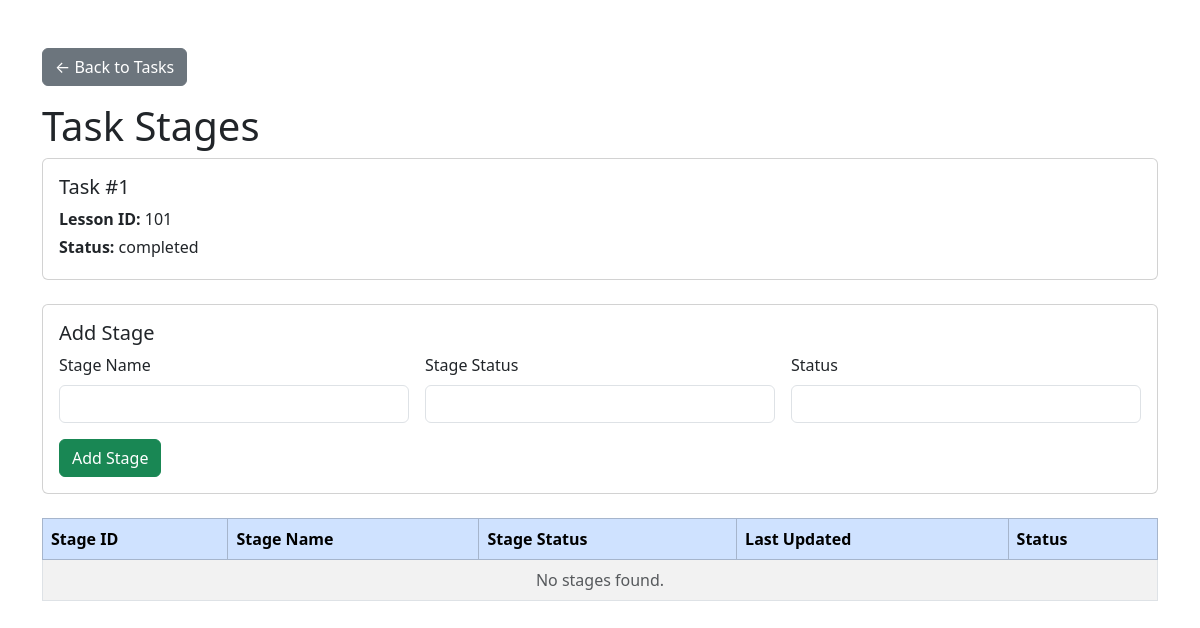
Before: /tasks/1/stages (signed in) with the older database file.
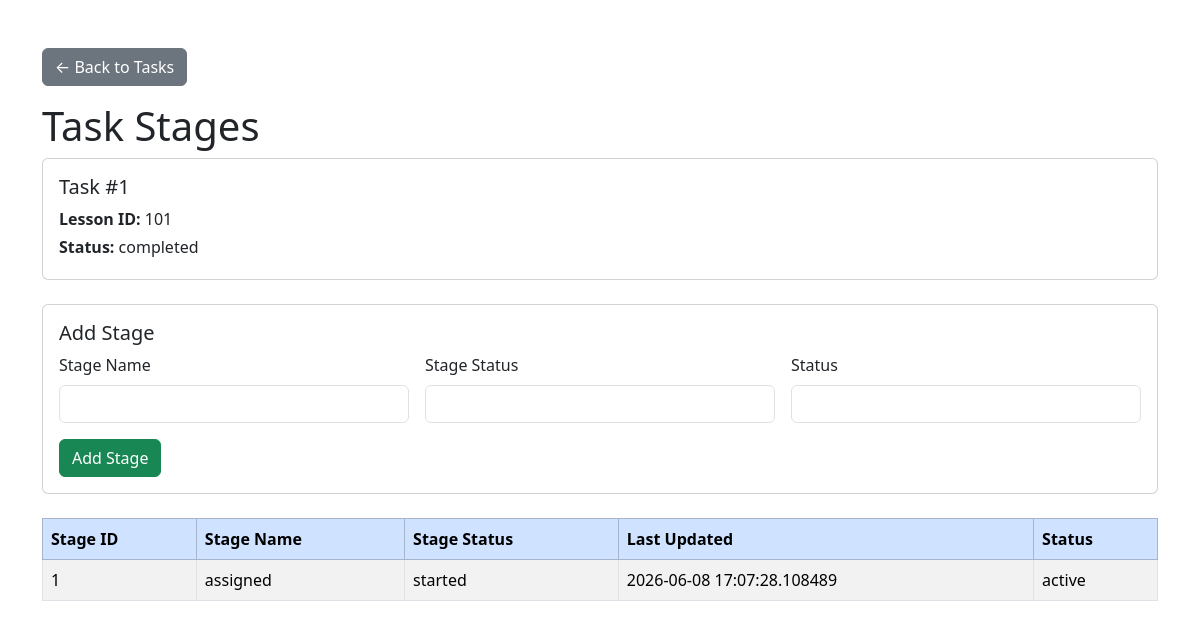
After: the same page with the newer database file.
### app/models/task.py (models this page shows)
class TaskItem(Base):
    __tablename__ = "task_items"
    id: Mapped[int] = mapped_column(primary_key=True, index=True)
    lesson_id: Mapped[int] = mapped_column(Integer, nullable=False)
    assigned_to: Mapped[Optional[int]] = mapped_column(
        ForeignKey("users.id"),
        nullable=True,
    )
    start_date: Mapped[date] = mapped_column(Date, nullable=False)
    due_date: Mapped[date] = mapped_column(Date, nullable=False)
    status: Mapped[str] = mapped_column(String(50), nullable=False)
    assignee: Mapped[Optional["User"]] = relationship(
        back_populates="task_items",
    )
    stages: Mapped[List["TaskStage"]] = relationship(
        back_populates="task_item",
        cascade="all, delete-orphan",
    )
    reminder_logs: Mapped[List["ReminderLog"]] = relationship(
        back_populates="task_item",
        cascade="all, delete-orphan",
    )

### app/models/stage.py (models this page shows)
class TaskStage(Base):
    __tablename__ = "task_stages"
    id: Mapped[int] = mapped_column(primary_key=True, index=True)
    task_item_id: Mapped[int] = mapped_column(
        ForeignKey("task_items.id"),
        nullable=False,
    )
    stage_name: Mapped[str] = mapped_column(String(100), nullable=False)
    stage_status: Mapped[str] = mapped_column(String(50), nullable=False)
    last_updated_date: Mapped[datetime] = mapped_column(DateTime, nullable=False)
    status: Mapped[str] = mapped_column(String(50), nullable=False)
    task_item: Mapped[Optional["TaskItem"]] = relationship(
        back_populates="stages",
    )

### app/routers/tasks.py (the view)
@router.get("/{task_id}/stages")
async def view_stages(
    request: Request,
    task_id: int,
    db: Session = Depends(get_db),
):
    auth_result = require_login(request)
    if isinstance(auth_result, RedirectResponse):
        return auth_result
    task = db.scalar(
        select(TaskItem).where(TaskItem.id == task_id)
    )
    if task is None:
        return RedirectResponse(url="/tasks", status_code=303)
    stages = db.scalars(
        select(TaskStage)
        .where(TaskStage.task_item_id == task_id)
        .order_by(TaskStage.id)
    ).all()
    return templates.TemplateResponse(
        request=request,
        name="stage_form.html",
        context={
            "task": task,
            "stages": stages,
        },
    )

### app/templates/stage_form.html (shortened to what this page needs)
<!DOCTYPE html>
<html lang="en">
<head>
    <link href="https://cdn.jsdelivr.net/npm/bootstrap@5.3.3/dist/css/bootstrap.min.css" rel="stylesheet">
    <link rel="stylesheet" href="/static/css/style.css">
</head>
<body>
<div class="container mt-5">
    <a href="/tasks" class="btn btn-secondary mb-3">
        ← Back to Tasks
    </a>
    <h1>Task Stages</h1>
    <div class="card mb-4">
        <div class="card-body">
            <h5>Task #{{ task.id }}</h5>
            <p class="mb-1"><strong>Lesson ID:</strong> {{ task.lesson_id }}</p>
            <p class="mb-1"><strong>Status:</strong> {{ task.status }}</p>
        </div>
    </div>
    <div class="table-responsive">
        <div class="card mb-4">
            <div class="card-body">
                <h5>Add Stage</h5>
                <form method="post" action="/tasks/{{ task.id }}/stages">
                    <div class="row g-3">
                        <div class="col-md-4">
                            <label class="form-label">Stage Name</label>
                            <input
                                type="text"
                                name="stage_name"
                                class="form-control"
                                required
                            >
                        </div>
                        <div class="col-md-4">
                            <label class="form-label">Stage Status</label>
                            <input
                                type="text"
                                name="stage_status"
                                class="form-control"
                                required
                            >
                        </div>
                        <div class="col-md-4">
                            <label class="form-label">Status</label>
                            <input
                                type="text"
                                name="status"
                                class="form-control"
                                required
                            >
                        </div>
                        <div class="col-md-12">
                            <button
                                type="submit"
                                class="btn btn-success">
                                Add Stage
                            </button>
                        </div>
                    </div>
                </form>
            </div>
        </div>
        <table class="table table-bordered table-striped">
            <thead class="table-primary">
                <tr>
                    <th>Stage ID</th>
                    <th>Stage Name</th>
                    <th>Stage Status</th>
                    <th>Last Updated</th>
                    <th>Status</th>
                </tr>
            </thead>
            <tbody>
                {% if stages %}
                    {% for stage in stages %}
                    <tr>
                        <td>{{ stage.id }}</td>
                        <td>{{ stage.stage_name }}</td>
                        <td>{{ stage.stage_status }}</td>
                        <td>{{ stage.last_updated_date }}</td>
                        <td>{{ stage.status }}</td>
                    </tr>
                    {% endfor %}
                {% else %}
                    <tr>
                        <td colspan="5" class="text-center text-muted">
                            No stages found.
                        </td>
                    </tr>
                {% endif %}
            </tbody>
        </table>
    </div>
</div>
</body>
</html>

### app/static/css/style.css (style rules this page uses)
body { min-height: 100vh; }

Changed rows visible on the page:
added TaskStage: id "1", stage_name "assigned", stage_status "started", last_updated_date "2026-06-08 17:07:28.108489", status "active"
Other visible differences:
text no longer shown: "No stages found."
